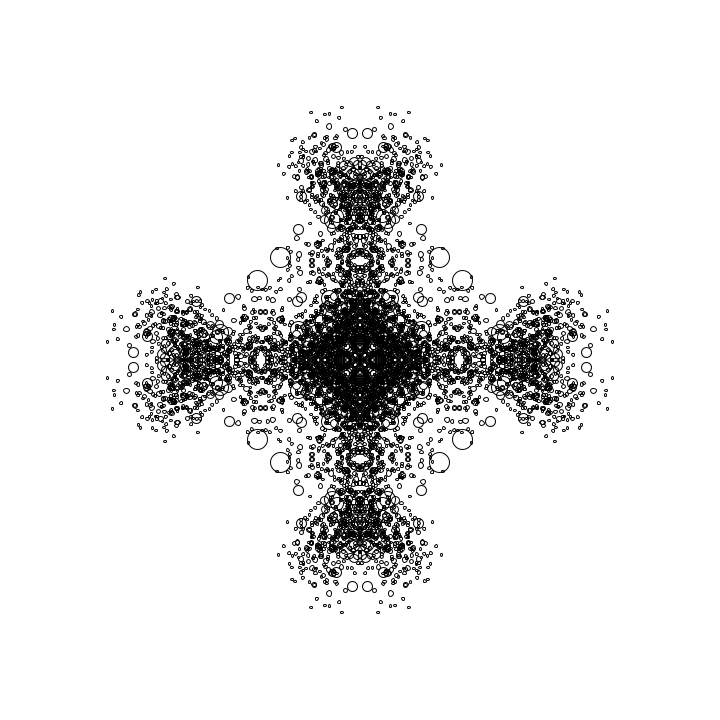
Frame 1 (no input)
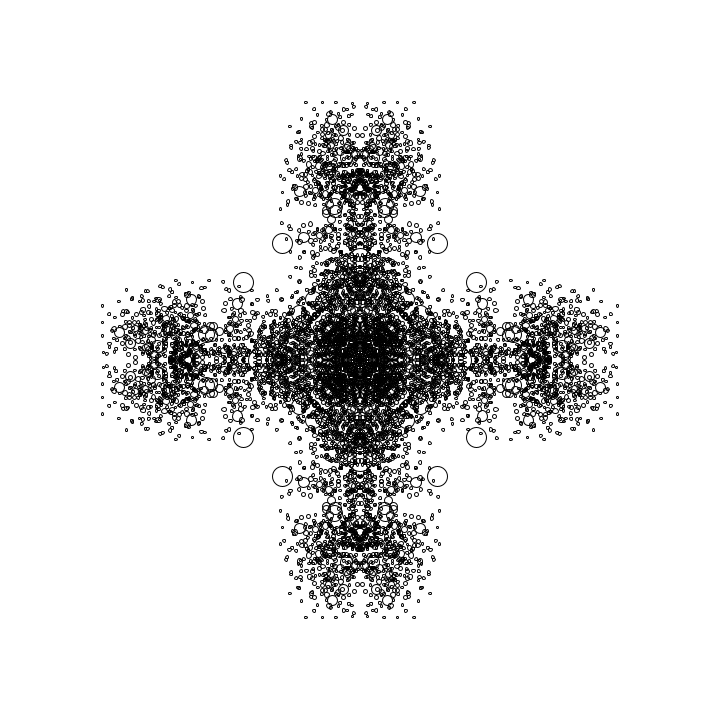
Frame 60 (the mouse pressed at the canvas centre just before this capture)
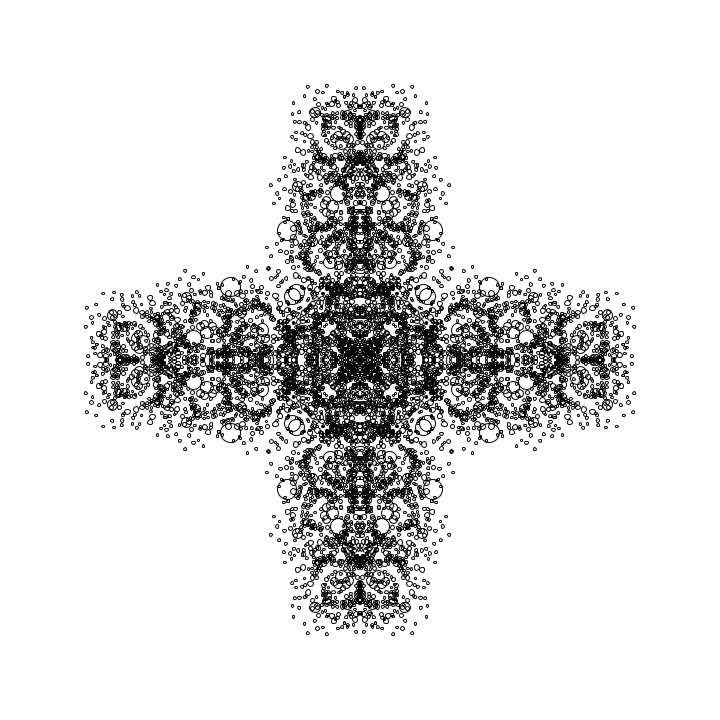
Frame 120 (the mouse held since frame 60 and released just before this capture)

The Processing sketch that drew these frames (run headless with seeded random() and noise(); from frame 60 on, the mouse is pressed at the canvas centre):

// Processing sketch: bit2atom_20210217b_iterativeTree10
// ── bit2atom_20210217b_iterativeTree10.pde
float r, t;
void setup() {
  size(720, 720);
  noFill();
}
void draw() {
  background(-1);
  t+=.003;
  for (r=0; r<TAU; r+=PI/2)
    f(360, 360, r, 99);
}
void f(float x, float y, float r, float d) {
  if (d>9) {
    circle(x+=cos(r)*d, y+=sin(r)*d, d/4);
    f(x, y, r+d+t, d*.8);
    f(x, y, r-d-t, d*.8);
  }
}
